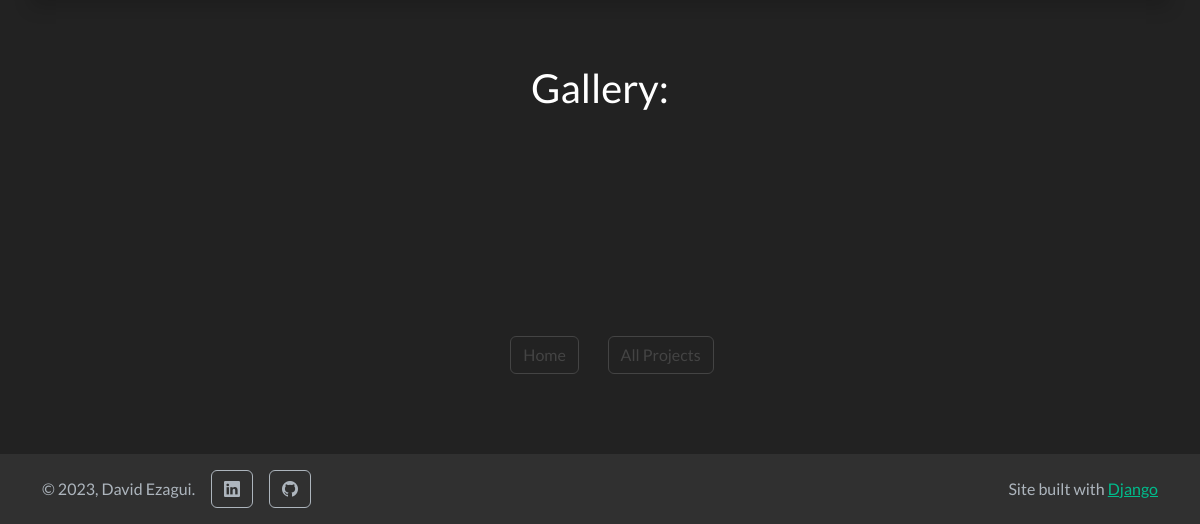
The page /project/portfolio/ (lower part) on the database as committed earlier.
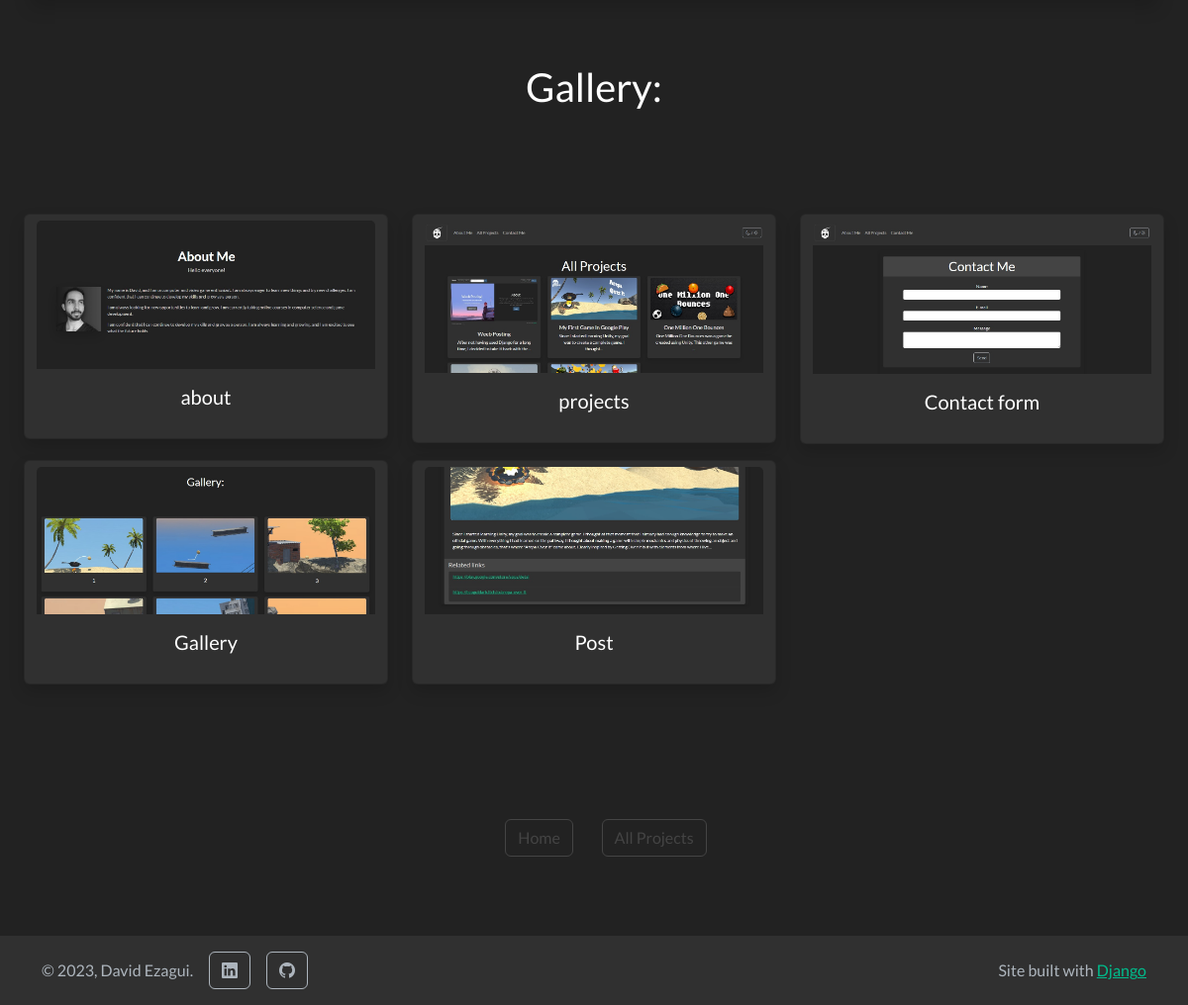
The same page on the database as committed later.
### portfolio_pages/models.py (models this page shows, shortened)
class Gallery(models.Model):
    article = models.ForeignKey(
        Project, on_delete=models.CASCADE, related_name='galleries'
    )
    title = models.CharField(max_length=250, null=True, blank=True)
    body = models.TextField(null=True, blank=True)
    image = models.ImageField(null=True, blank=True)

### portfolio_pages/views.py (the view)
# urls.py: path('project/<slug:urlname>/',ProjectDetailView.as_view(), name="project-detail"),
class ProjectDetailView(DetailView):
    model = Project
    template_name = "project.html"
    slug_field = 'urlname'
    slug_url_kwarg = 'urlname'

### templates/project.html (shortened to what this page needs)
{% extends 'base.html' %}
{% block content %}
  <h2 class="text-center py-5">Gallery:</h2>
  <div class="row py-5 px-4">
    {% for element in project.galleries.all %}
      <div class="col-md-4 mb-3">
        <a href="{{ element.image.url }}" class="text-decoration-none" target="_blank">
          <div class="card btn btn-outline-secondary shadow">
            <img src="{{ element.image.url }}" class="card-img-top" alt="galery image">
            <div class="card-body">
              <h5 class="card-title">{{ element.title }}</h5>
            </div>
          </div>
        </a>
      </div>
    {% endfor %}
  </div>
  <h4 class="text-center py-5">
    <a href="{% url 'home' %}" class="btn btn-outline-secondary m-4">Home</a>
    <a href="{% url 'all-projects' %}" class="btn btn-outline-secondary m4">All Projects</a>
  </h4>
{% endblock content %}

### templates/base.html (shortened to what this page needs)
{% load static %}
<!DOCTYPE html>
<html lang="en">
<head>
    <link rel="stylesheet" href="https://cdn.jsdelivr.net/npm/bootswatch@5.3.1/dist/darkly/bootstrap.min.css" id="bootstrap">
    <link rel="stylesheet" href="https://cdn.jsdelivr.net/npm/bootstrap-icons@1.7.2/font/bootstrap-icons.css">
</head>
<body>
    <main>
        {% block content %}{% endblock content %}
    </main>
    <footer class="footer mt-auto py-3 bg-dark text-light">
      <div class="container">
          <div class="d-flex align-items-center">
            <span class="mb-md-0">&copy; 2023, David Ezagui.</span>
            <a
              type="button" class="ms-3 btn btn-outline-light bi-linkedin"
              href="https://www.linkedin.com/in/david-ezagui-007917b3/" target="_blank"
              class="mr-10">
            </a>
            <a
              type="button"
              class="ms-3 btn btn-outline-light bi-github"
              href="https://github.com/ezaguidark"
              target="_blank"
              class="mr-10">
            </a>
            <div class="ms-auto">Site built with <a href="https://www.djangoproject.com/" target="_blank">Django</a></div>
          </div>
      </div>
    </footer>
</body>
</html>

Rows that differ between the two databases and show on the page:
added Gallery: image (picture), title "about"
added Gallery: image (picture), title "projects"
added Gallery: image (picture), title "Contact form"
added Gallery: image (picture), title "Gallery"
added Gallery: image (picture), title "Post"
